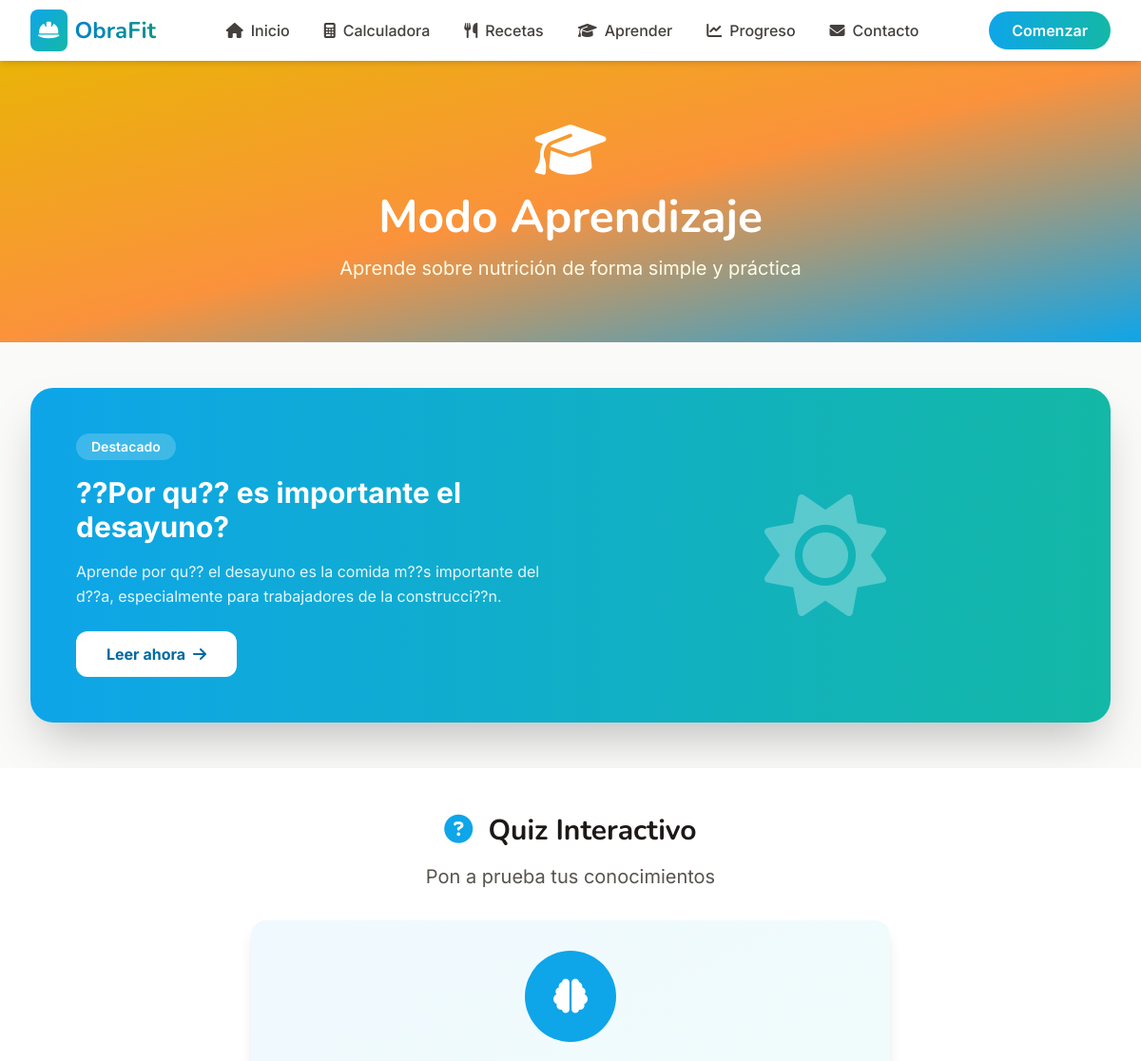
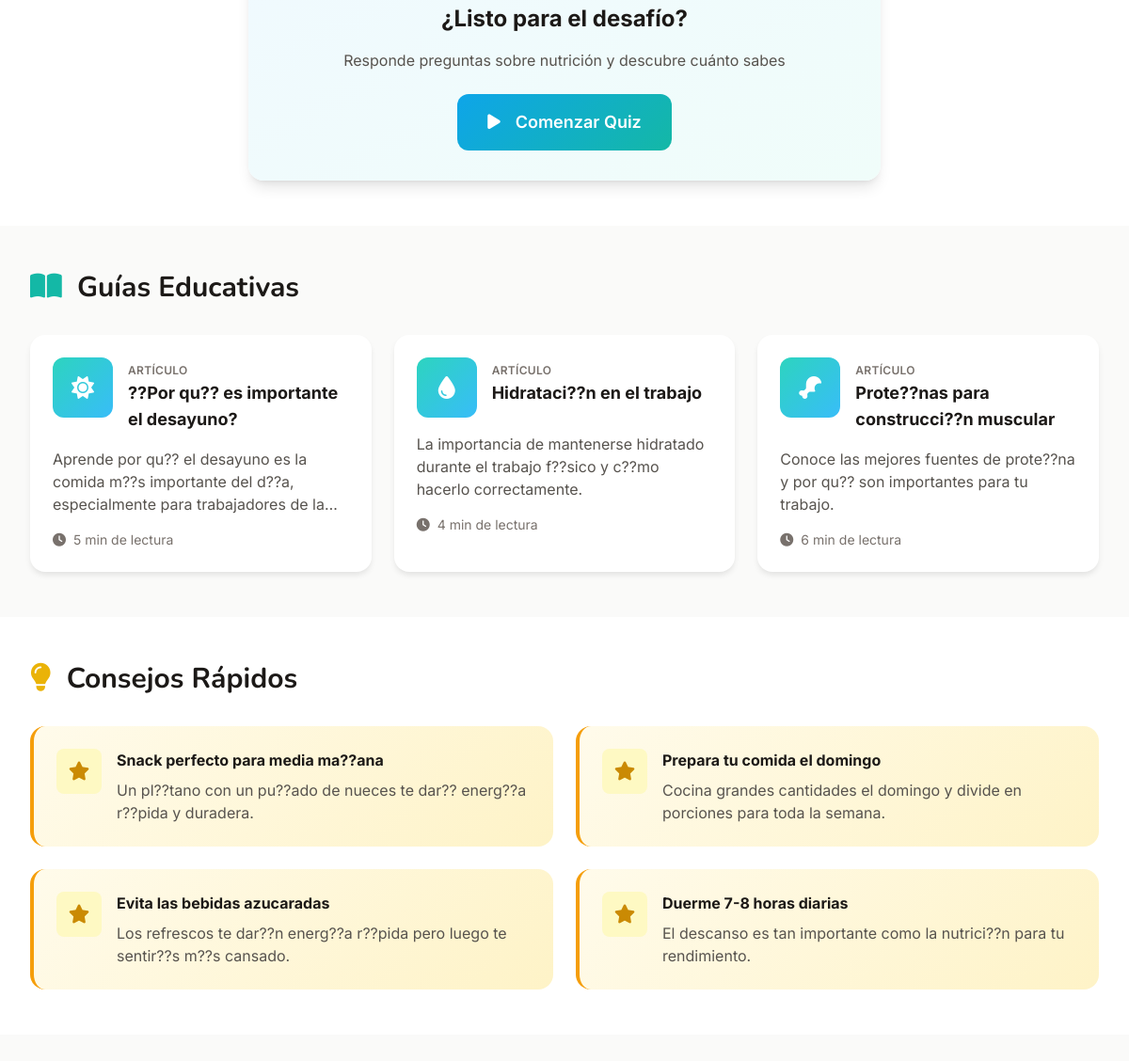
/aprendizaje/, run on the app's committed database (2 pictures, top to bottom).
### recetas/models.py (models this page shows, shortened)
class ContenidoEducativo(models.Model):
    TIPO_CHOICES = [
        ('articulo', 'Artículo'),
        ('video', 'Video'),
        ('infografia', 'Infografía'),
        ('tip', 'Consejo Rápido'),
    ]
    titulo = models.CharField(max_length=200)
    descripcion = models.TextField()
    tipo = models.CharField(max_length=20, choices=TIPO_CHOICES)
    contenido = models.TextField()
    icono = models.CharField(max_length=50, default='fa-book')
    color = models.CharField(max_length=50, default='mint-500')
    duracion_lectura = models.IntegerField(help_text="Tiempo estimado en minutos", default=5)
    orden = models.IntegerField(default=0, help_text="Orden de visualización")
    es_destacado = models.BooleanField(default=False)
    activo = models.BooleanField(default=True)
    creado_en = models.DateTimeField(auto_now_add=True)
    class Meta:
        verbose_name = 'Contenido Educativo'
        verbose_name_plural = 'Contenidos Educativos'
        ordering = ['orden', '-es_destacado', 'titulo']

### recetas/views.py (the view)
# urls.py: path('aprendizaje/', views.aprendizaje, name='aprendizaje'),
def aprendizaje(request):
    articulos = ContenidoEducativo.objects.filter(tipo='articulo', activo=True)[:6]
    tips = ContenidoEducativo.objects.filter(tipo='tip', activo=True)[:4]
    contenido_destacado = ContenidoEducativo.objects.filter(es_destacado=True, activo=True).first()
    context = {
        'titulo': 'Modo Aprendizaje',
        'articulos': articulos,
        'tips': tips,
        'contenido_destacado': contenido_destacado,
    }
    return render(request, 'aprendizaje.html', context)

### templates/aprendizaje.html (shortened to what this page needs)
{% extends 'base.html' %}
{% load static %}
{% block content %}
<section class="bg-gradient-to-br from-yellow-500 via-orange-400 to-primary-500 text-white py-16">
  <div class="max-w-7xl mx-auto px-4 sm:px-6 lg:px-8 text-center">
    <i class="fas fa-graduation-cap text-6xl mb-4"></i>
    <h1 class="text-4xl md:text-5xl font-display font-bold mb-4">Modo Aprendizaje</h1>
    <p class="text-xl text-yellow-50">Aprende sobre nutrición de forma simple y práctica</p>
  </div>
</section>
{% if contenido_destacado %}
<section class="py-12 bg-warm-50">
  <div class="max-w-7xl mx-auto px-4 sm:px-6 lg:px-8">
    <div class="bg-gradient-to-r from-primary-500 to-mint-500 rounded-3xl shadow-2xl overflow-hidden">
      <div class="grid md:grid-cols-2 gap-8 p-8 md:p-12">
        <div class="text-white">
          <span class="inline-block px-4 py-1 bg-white bg-opacity-20 rounded-full text-sm font-semibold mb-4">
            Destacado
          </span>
          <h2 class="text-3xl font-bold mb-4">{{ contenido_destacado.titulo }}</h2>
          <p class="text-white text-opacity-90 mb-6 leading-relaxed">{{ contenido_destacado.descripcion }}</p>
          <a href="{% url 'contenido_detalle' contenido_destacado.id %}" class="inline-flex items-center px-8 py-3 bg-white text-primary-700 font-bold rounded-xl hover:bg-warm-50 transition-all">
            Leer ahora
            <i class="fas fa-arrow-right ml-2"></i>
          </a>
        </div>
        <div class="flex items-center justify-center">
          <i class="fas {{ contenido_destacado.icono }} text-9xl text-white opacity-30"></i>
        </div>
      </div>
    </div>
  </div>
</section>
{% endif %}
<section class="py-12 bg-white">
  <div class="max-w-7xl mx-auto px-4 sm:px-6 lg:px-8">
    <div class="text-center mb-8">
      <h2 class="text-3xl font-display font-bold text-warm-900 mb-4">
        <i class="fas fa-question-circle text-primary-500 mr-2"></i>
        Quiz Interactivo
      </h2>
      <p class="text-xl text-warm-600">Pon a prueba tus conocimientos</p>
    </div>
    <div class="max-w-2xl mx-auto bg-gradient-to-br from-primary-50 to-mint-50 rounded-2xl p-8 shadow-lg">
      <div class="text-center">
        <div class="w-24 h-24 bg-primary-500 rounded-full flex items-center justify-center mx-auto mb-6">
          <i class="fas fa-brain text-4xl text-white"></i>
        </div>
        <h3 class="text-2xl font-bold text-warm-900 mb-4">¿Listo para el desafío?</h3>
        <p class="text-warm-600 mb-6">Responde preguntas sobre nutrición y descubre cuánto sabes</p>
        <a href="{% url 'quiz' %}" class="btn-primary inline-flex items-center px-8 py-4 text-lg rounded-xl">
          <i class="fas fa-play mr-2"></i>
          Comenzar Quiz
        </a>
      </div>
    </div>
  </div>
</section>
{% if articulos %}
<section class="py-12 bg-warm-50">
  <div class="max-w-7xl mx-auto px-4 sm:px-6 lg:px-8">
    <div class="flex items-center justify-between mb-8">
      <h2 class="text-3xl font-display font-bold text-warm-900">
        <i class="fas fa-book-open text-mint-500 mr-2"></i>
        Guías Educativas
      </h2>
    </div>
    <div class="grid grid-cols-1 md:grid-cols-2 lg:grid-cols-3 gap-6">
      {% for articulo in articulos %}
      <a href="{% url 'contenido_detalle' articulo.id %}" class="content-card group">
        <div class="flex items-start mb-4">
          <div class="w-16 h-16 bg-gradient-to-br from-mint-400 to-primary-400 rounded-xl flex items-center justify-center flex-shrink-0 group-hover:scale-110 transition-transform">
            <i class="fas {{ articulo.icono }} text-2xl text-white"></i>
          </div>
          <div class="ml-4 flex-1">
            <span class="text-xs text-warm-500 uppercase tracking-wide font-semibold">
              {{ articulo.get_tipo_display }}
            </span>
            <h3 class="font-bold text-warm-900 text-lg group-hover:text-primary-600 transition-colors">
              {{ articulo.titulo }}
            </h3>
          </div>
        </div>
        <p class="text-warm-600 mb-4 line-clamp-3">{{ articulo.descripcion }}</p>
        <div class="flex items-center text-sm text-warm-500">
          <i class="fas fa-clock mr-2"></i>
          {{ articulo.duracion_lectura }} min de lectura
        </div>
      </a>
      {% endfor %}
    </div>
  </div>
</section>
{% endif %}
{% if tips %}
<section class="py-12 bg-white">
  <div class="max-w-7xl mx-auto px-4 sm:px-6 lg:px-8">
    <div class="flex items-center justify-between mb-8">
      <h2 class="text-3xl font-display font-bold text-warm-900">
        <i class="fas fa-lightbulb text-yellow-500 mr-2"></i>
        Consejos Rápidos
      </h2>
    </div>
    <div class="grid grid-cols-1 md:grid-cols-2 gap-6">
      {% for tip in tips %}
      <div class="tip-card">
        <div class="flex items-start">
          <div class="w-12 h-12 bg-yellow-100 rounded-lg flex items-center justify-center flex-shrink-0">
            <i class="fas fa-star text-yellow-600 text-xl"></i>
          </div>
          <div class="ml-4">
            <h3 class="font-bold text-warm-900 mb-2">{{ tip.titulo }}</h3>
            <p class="text-warm-600">{{ tip.descripcion }}</p>
          </div>
        </div>
      </div>
      {% endfor %}
    </div>
  </div>
</section>
{% endif %}
{% endblock %}

### static/css/styles.css (style rules this page uses)
:root { --primary-color: #0ea5e9; --mint-color: #14b8a6; --warm-color: #78716c; --transition: all 0.3s ease; }
html { scroll-behavior: smooth; }
.btn-primary { background: linear-gradient(135deg, #0ea5e9, #14b8a6); color: white; padding: 12px 30px; border-radius: 9999px; font-weight: 600; transition: var(--transition); display: inline-flex; align-items: center; gap: 8px; }

### templates/aprendizaje.html (style rules this page uses)
.content-card { background: white; padding: 1.5rem; border-radius: 1rem; box-shadow: 0 4px 6px -1px rgba(0, 0, 0, 0.1); transition: all 0.3s; cursor: pointer; }
.tip-card { background: linear-gradient(135deg, #fffbeb 0%, #fef3c7 100%); padding: 1.5rem; border-radius: 1rem; border-left: 4px solid #f59e0b; }
.line-clamp-3 { display: -webkit-box; -webkit-line-clamp: 3; -webkit-box-orient: vertical; overflow: hidden; }

### data on the page
ContenidoEducativo: titulo "??Por qu?? es importante el desayuno?", descripcion "Aprende por qu?? el desayuno es la comida m??s importante del d??a, especialmente para trabajadores de la construcci??n.", tipo "ARTÍCULO", descripcion "Aprende por qu?? el desayuno es la comida m??s importante del d??a, especialmente para trabajadores de…", duracion_lectura "5"
ContenidoEducativo: tipo "ARTÍCULO", titulo "Hidrataci??n en el trabajo", descripcion "La importancia de mantenerse hidratado durante el trabajo f??sico y c??mo hacerlo correctamente.", duracion_lectura "4"
ContenidoEducativo: tipo "ARTÍCULO", titulo "Prote??nas para construcci??n muscular", descripcion "Conoce las mejores fuentes de prote??na y por qu?? son importantes para tu trabajo.", duracion_lectura "6"
ContenidoEducativo: titulo "Snack perfecto para media ma??ana", descripcion "Un pl??tano con un pu??ado de nueces te dar?? energ??a r??pida y duradera."
ContenidoEducativo: titulo "Prepara tu comida el domingo", descripcion "Cocina grandes cantidades el domingo y divide en porciones para toda la semana."
ContenidoEducativo: titulo "Evita las bebidas azucaradas", descripcion "Los refrescos te dar??n energ??a r??pida pero luego te sentir??s m??s cansado."
ContenidoEducativo: titulo "Duerme 7-8 horas diarias", descripcion "El descanso es tan importante como la nutrici??n para tu rendimiento."
